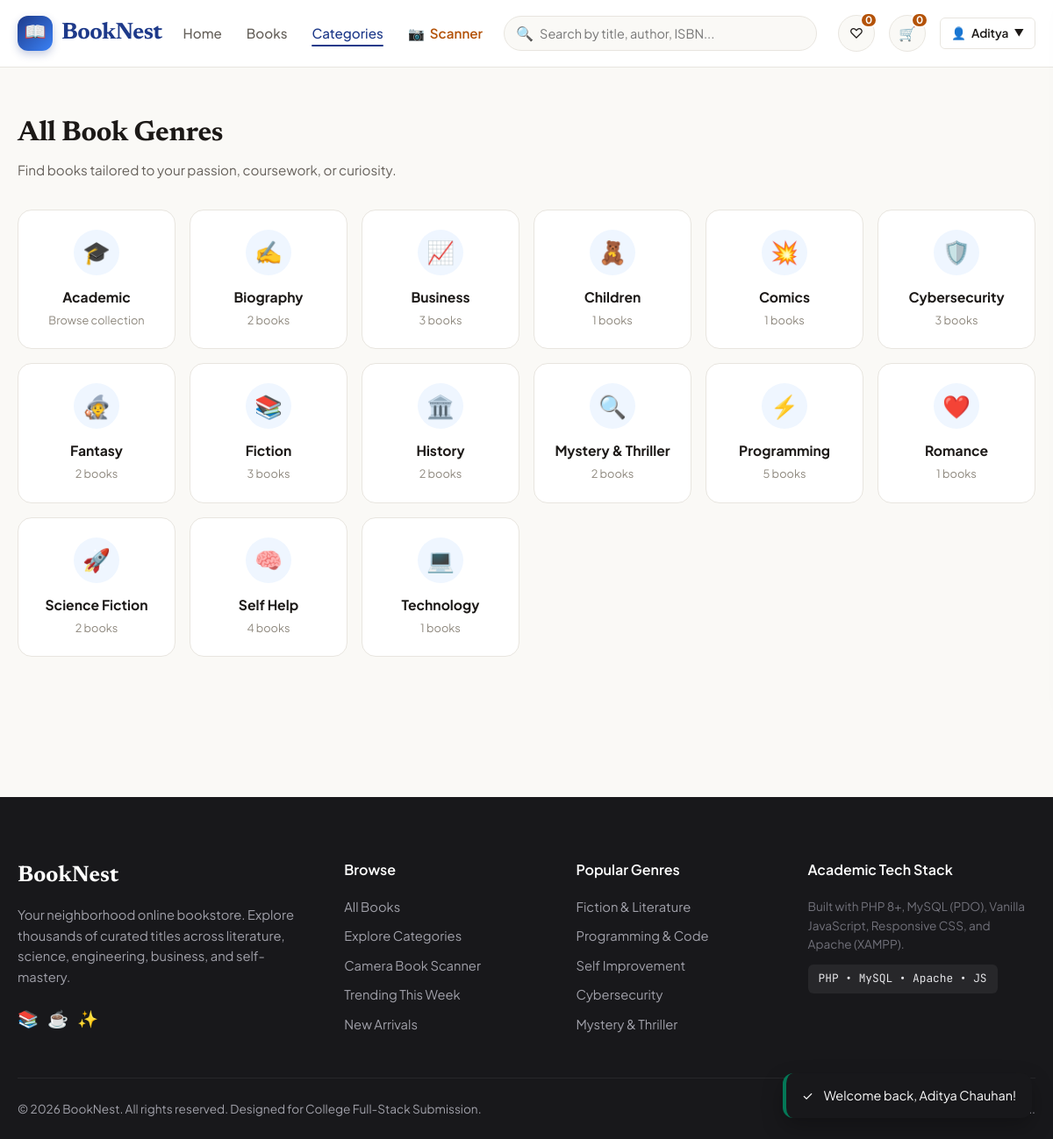
/categories.php (signed in), run on the app's committed database.
### tables this page shows
CREATE TABLE IF NOT EXISTS `categories` (
  `id` INT UNSIGNED AUTO_INCREMENT PRIMARY KEY,
  `name` VARCHAR(100) NOT NULL UNIQUE,
  `slug` VARCHAR(120) NOT NULL UNIQUE,
  `description` TEXT DEFAULT NULL,
  `image` VARCHAR(255) DEFAULT NULL,
  `status` ENUM('active', 'inactive') NOT NULL DEFAULT 'active',
  `created_at` DATETIME NOT NULL DEFAULT CURRENT_TIMESTAMP
);

### includes/functions.php (called while the page is built, shortened)
<?php
function e(?string $string): string {
    return htmlspecialchars($string ?? '', ENT_QUOTES | ENT_HTML5, 'UTF-8');
}

### components/category-card.php (the view, shortened to what this page needs)
<?php
$icons = [
  'Fiction' => '📚',
  'Mystery & Thriller' => '🔍',
  'Romance' => '❤️',
  'Fantasy' => '🧙',
  'Science Fiction' => '🚀',
  'Self Help' => '🧠',
  'Business' => '📈',
  'Technology' => '💻',
  'Programming' => '⚡',
  'Cybersecurity' => '🛡️',
  'History' => '🏛️',
  'Biography' => '✍️',
  'Academic' => '🎓',
  'Children' => '🧸',
  'Comics' => '💥'
];
$icon = $icons[$category['name']] ?? '📖';
$count = $category['book_count'] ?? $category['count'] ?? 0;
$slug = $category['slug'] ?? strtolower(str_replace([' & ', ' '], ['-', '-'], $category['name']));
?>
<a href="books.php?category=<?= urlencode($slug) ?>" class="category-card">
  <div class="category-icon-bubble">
    <span><?= $icon ?></span>
  </div>
  <h3 class="category-name"><?= e($category['name']) ?></h3>
  <span class="category-count"><?= $count > 0 ? (int)$count . ' books' : 'Browse collection' ?></span>
</a>

### categories.php (shortened to what this page needs)
<?php
require_once __DIR__ . '/includes/header.php';
$pdo = Database::getConnection();
$categories = [];
if ($pdo) {
    try {
        $stmt = $pdo->query("SELECT c.*, COUNT(b.id) AS book_count FROM categories c LEFT JOIN books b ON b.category_id = c.id WHERE c.status = 'active' GROUP BY c.id ORDER BY c.name ASC");
        $categories = $stmt->fetchAll();
    } catch(Exception $e) {}
}
?>
<div class="container" style="padding: 50px 20px 80px 20px;">
  <div class="section-header">
    <div>
      <h1 class="section-title">All Book Genres</h1>
      <p class="section-desc">Find books tailored to your passion, coursework, or curiosity.</p>
    </div>
  </div>
  <div class="categories-grid">
    <?php foreach ($categories as $category): ?>
      <?php include __DIR__ . '/components/category-card.php'; ?>
    <?php endforeach; ?>
  </div>
</div>
<?php require_once __DIR__ . '/includes/footer.php'; ?>

### assets/css/style.css (style rules this page uses)
:root { --font-primary: 'Plus Jakarta Sans', -apple-system, BlinkMacSystemFont, 'Segoe UI', Roboto, sans-serif; --font-serif: 'Newsreader', Georgia, serif; --font-mono: 'JetBrains Mono', monospace; --color-bg: #FAF9F6; --color-surface: #FFFFFF; --color-surface-hover: #F5F3EF; --color-card-border: #E8E5DF; --color-text-main: #1C1917; --color-text-muted: #66615B; --color-text-light: #8E887E; --color-primary: #1E3A8A; --color-primary-hover: #172554; --color-primary-light: #EFF6FF; --color-accent: #B45309; --color-accent-light: #FEF3C7; --color-success: #047857; --color-success-light: #D1FAE5; --color-danger: #B91C1C; --color-danger-light: #FEE2E2; --shadow-sm: 0 1px 3px rgba(28, 25, 23, 0.05); --shadow-md: 0 4px 12px rgba(28, 25, 23, 0.07); --shadow-lg: 0 12px 28px rgba(28, 25, 23, 0.09); --shadow-hover: 0 16px 36px rgba(28, 25, 23, 0.12); --radius-sm: 6px; --radius-md: 12px; --radius-lg: 16px; --radius-xl: 24px; --radius-full: 9999px; --transition-fast: 0.15s ease; --transition-normal: 0.25s ease; }
*, *::before, *::after { box-sizing: border-box; margin: 0; padding: 0; }
body { font-family: var(--font-primary); background-color: var(--color-bg); color: var(--color-text-main); line-height: 1.6; -webkit-font-smoothing: antialiased; }
a { color: inherit; text-decoration: none; }
.container { width: 100%; max-width: 1240px; margin-left: auto; margin-right: auto; padding-left: 20px; padding-right: 20px; }
.section-header { display: flex; align-items: flex-end; justify-content: space-between; margin-bottom: 32px; }
.section-title { font-family: var(--font-serif); font-size: 2rem; font-weight: 700; color: var(--color-text-main); letter-spacing: -0.01em; }
.section-desc { font-size: 0.95rem; color: var(--color-text-muted); margin-top: 4px; }
.categories-grid { display: grid; grid-template-columns: repeat(auto-fill, minmax(180px, 1fr)); gap: 16px; }
.category-card { background: var(--color-surface); border: 1px solid var(--color-card-border); border-radius: var(--radius-lg); padding: 22px 18px; display: flex; flex-direction: column; align-items: center; text-align: center; transition: all var(--transition-normal); text-decoration: none; position: relative; overflow: hidden; }
.category-icon-bubble { width: 52px; height: 52px; border-radius: var(--radius-full); background: var(--color-primary-light); display: flex; align-items: center; justify-content: center; font-size: 1.6rem; margin-bottom: 12px; transition: transform var(--transition-fast); }
.category-name { font-size: 0.98rem; font-weight: 700; color: var(--color-text-main); margin-bottom: 4px; }
.category-count { font-size: 0.8rem; color: var(--color-text-light); }

### data on the page
categories: name "🎓", name "Academic", shows "Browse collection"
categories: name "✍️", name "Biography", count "2"
categories: name "📈", name "Business", count "3"
categories: name "🧸", name "Children", count "1"
categories: name "💥", name "Comics", count "1"
categories: name "🛡️", name "Cybersecurity", count "3"
categories: name "🧙", name "Fantasy", count "2"
categories: name "📚", name "Fiction", count "3"
categories: name "🏛️", name "History", count "2"
categories: name "🔍", name "Mystery & Thriller", count "2"
categories: name "⚡", name "Programming", count "5"
categories: name "❤️", name "Romance", count "1"
categories: name "🚀", name "Science Fiction", count "2"
categories: name "🧠", name "Self Help", count "4"
categories: name "💻", name "Technology", count "1"

### other printed values
$wishlistCount "0"
$cartCount "0"
explode(' ', $currentUser['name'])[0] "Aditya"
